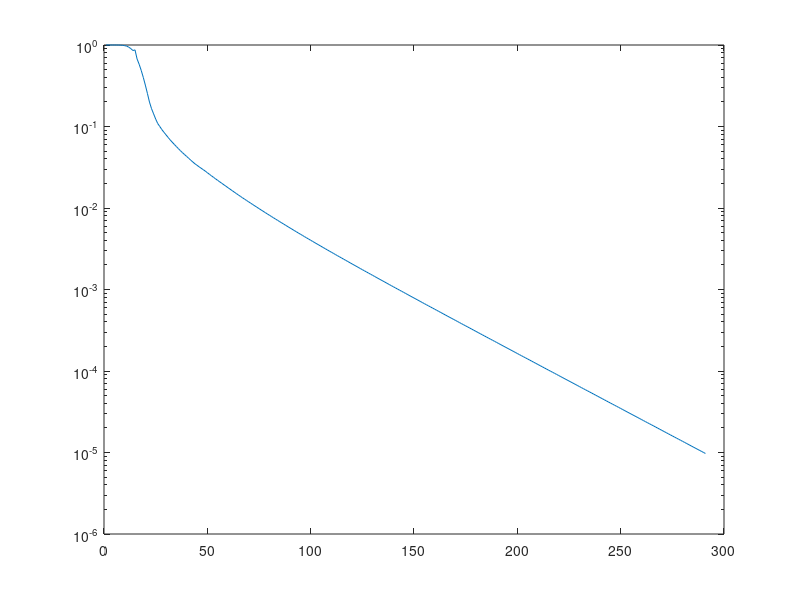

MATLAB code for this plot:
clc;
clear all;
%Precision = 'float';
Precision = 'double';
fidp = fopen ('nT.dat', 'r', 'l');
%if (fidp == -1)
%    disp('File "nT.dat" not found');
%    return;
%end
datap = fread (fidp, 1, 'int');
fclose (fidp);
n = datap(1);
Size = [n];
fid = fopen ('dT.dat', 'r', 'l');
%if (fid == -1)
%    disp('File "dT.dat" not found');
%    return;
%end
U = fread (fid, Size, Precision);
fclose (fid);
semilogy(U);